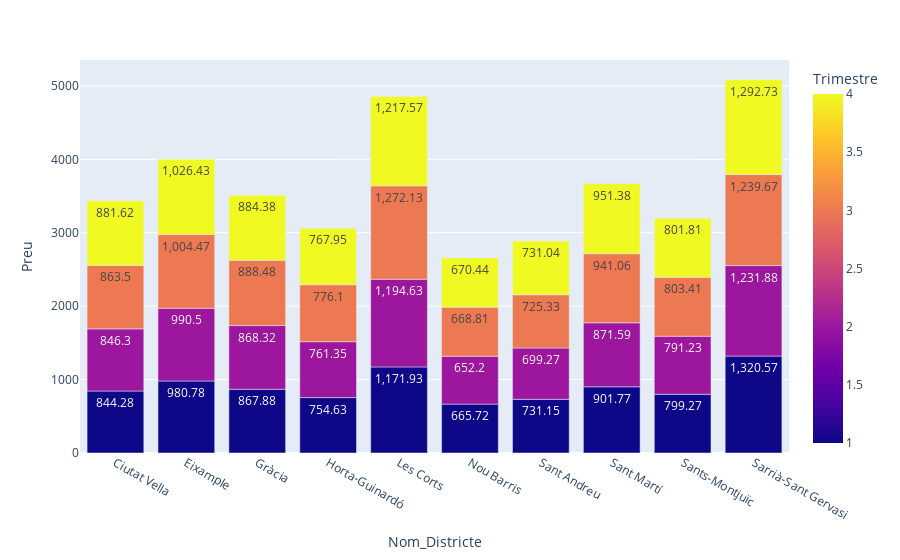

Write notebook code for a chart like this one.
### Markdown cell above
#### En resumen, parece ser que los distritos mas caros son Sarrià y Les Corts, mientras que Nou Barris se mantiene como barrio con el precio medio mas bajo durante todo el año.

### Code cell
#Forma que he encontrado de guardar un grafico en html.
fig = px.bar(round(lloguer_barri.loc[lloguer_barri['Lloguer_mitja']=='Lloguer mitjà mensual (Euros/mes)'][['Nom_Districte','Trimestre','Preu']].groupby(['Nom_Districte', 'Trimestre']).mean().reset_index(),2), x="Nom_Districte", y="Preu", color="Trimestre", text_auto=True)
#guardo grafico en HTML
fig.write_html("C:\\Users\ASUSPC\\IT_academy\\My_Graph.html")
fig.show()

### Figure 1 — Plotly figure (JSON) as saved in the notebook; plotly's stock layout.template omitted (floating-point values rounded to 4 significant figures)
{"data": [{"alignmentgroup": "True", "hovertemplate": "Nom_Districte=%{x}<br>Preu=%{y}<br>Trimestre=%{marker.color}<extra></extra>", "legendgroup": "", "marker": {"color": [1, 2, 3, 4, 1, 2, 3, 4, 1, 2, 3, 4, 1, 2, 3, 4, 1, 2, 3, 4, 1, 2, 3, 4, 1, 2, 3, 4, 1, 2, 3, 4, 1, 2, 3, 4, 1, 2, 3, 4], "coloraxis": "coloraxis", "pattern": {"shape": ""}}, "name": "", "offsetgroup": "", "orientation": "v", "showlegend": false, "textposition": "auto", "texttemplate": "%{y}", "type": "bar", "x": ["Ciutat Vella", "Ciutat Vella", "Ciutat Vella", "Ciutat Vella", "Eixample", "Eixample", "Eixample", "Eixample", "Gràcia", "Gràcia", "Gràcia", "Gràcia", "Horta-Guinardó", "Horta-Guinardó", "Horta-Guinardó", "Horta-Guinardó", "Les Corts", "Les Corts", "Les Corts", "Les Corts", "Nou Barris", "Nou Barris", "Nou Barris", "Nou Barris", "Sant Andreu", "Sant Andreu", "Sant Andreu", "Sant Andreu", "Sant Martí", "Sant Martí", "Sant Martí", "Sant Martí", "Sants-Montjuïc", "Sants-Montjuïc", "Sants-Montjuïc", "Sants-Montjuïc", "Sarrià-Sant Gervasi", "Sarrià-Sant Gervasi", "Sarrià-Sant Gervasi", "Sarrià-Sant Gervasi"], "xaxis": "x", "y": [844.3, 846.3, 863.5, 881.6, 980.8, 990.5, 1004.0, 1026.0, 867.9, 868.3, 888.5, 884.4, 754.6, 761.4, 776.1, 768.0, 1172.0, 1195.0, 1272.0, 1218.0, 665.7, 652.2, 668.8, 670.4, 731.1, 699.3, 725.3, 731.0, 901.8, 871.6, 941.1, 951.4, 799.3, 791.2, 803.4, 801.8, 1321.0, 1232.0, 1240.0, 1293.0], "yaxis": "y"}], "layout": {"barmode": "relative", "coloraxis": {"colorbar": {"title": {"text": "Trimestre"}}, "colorscale": [[0, "#0d0887"], [0.1111, "#46039f"], [0.2222, "#7201a8"], [0.3333, "#9c179e"], [0.4444, "#bd3786"], [0.5556, "#d8576b"], [0.6667, "#ed7953"], [0.7778, "#fb9f3a"], [0.8889, "#fdca26"], [1, "#f0f921"]]}, "legend": {"tracegroupgap": 0}, "margin": {"t": 60}, "xaxis": {"anchor": "y", "domain": [0, 1], "title": {"text": "Nom_Districte"}}, "yaxis": {"anchor": "x", "domain": [0, 1], "title": {"text": "Preu"}}}}
